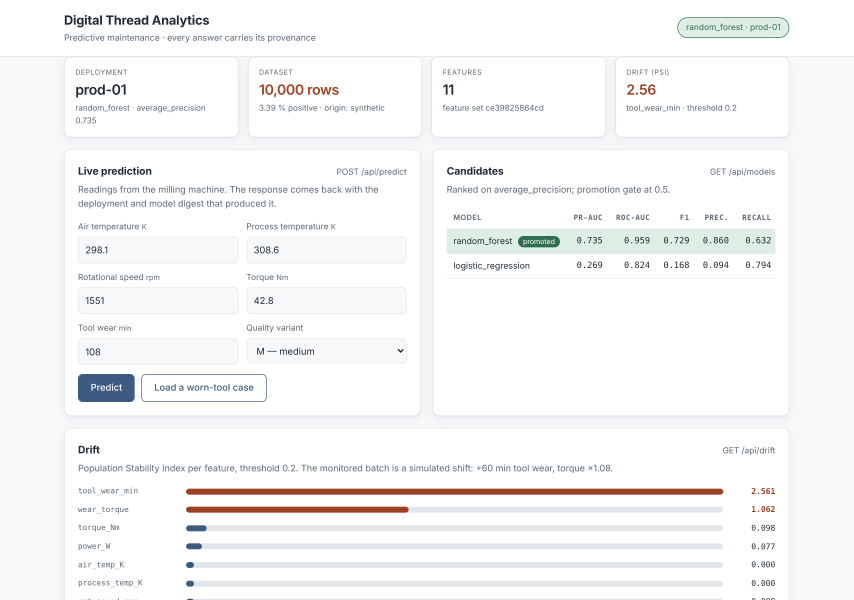
#> input picture submission/2_Diagrams/screenshots/01_dashboard_overview.png, 2560 x 1800 px, found by its file name (shown at 1/3 size)
$ python fig35.py
#> lines starting #> are read from the running program, lines starting #| are printed output that depends on the picture
"""Figure 35: a composite of the running application, from real screenshots."""
import sys
sys.path.insert(0, "/home/claude/report/figsrc")
from figkit import OUT, DPI, INK, MUTED, LINE
from PIL import Image, ImageDraw, ImageFont
import os

SH = "/home/claude/report/screenshots"


def _font(size, bold=False):
    base = "/usr/share/fonts/truetype/dejavu/"
    name = "DejaVuSans-Bold.ttf" if bold else "DejaVuSans.ttf"
    try:
        return ImageFont.truetype(base + name, size)
    except OSError:
        return ImageFont.load_default()


def compose():
    a = Image.open(f"{SH}/01_dashboard_overview.png").convert("RGB")
#> a is the input picture: PIL image 2560x1800 RGB; mean R, G, B 245.9, 246.4, 246.8
    b = Image.open(f"{SH}/02_prediction_with_lineage.png").convert("RGB")
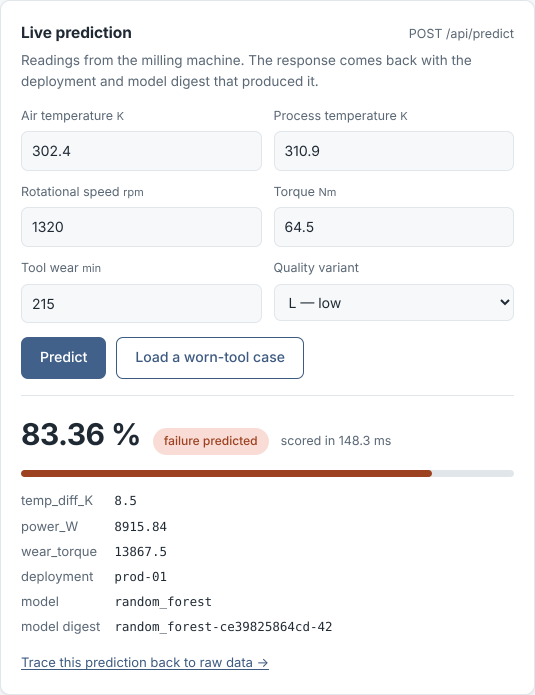
#> input picture submission/2_Diagrams/screenshots/02_prediction_with_lineage.png, 1070 x 1390 px, found by its file name (shown at 1/2 size)
#> b is the input picture: PIL image 1070x1390 RGB; mean R, G, B 245.3, 245.4, 246.3

    W = 2600
    pad, gap, cap = 24, 26, 46
    aw = W - 2 * pad
    a = a.resize((aw, int(a.height * aw / a.width)), Image.LANCZOS)
#> a: PIL image 2552x1794 RGB
    bw = int(aw * 0.62)
    b = b.resize((bw, int(b.height * bw / b.width)), Image.LANCZOS)
#> b: PIL image 1582x2055 RGB

    H = pad + cap + a.height + gap + cap + b.height + pad
#> H = 4015
    canvas = Image.new("RGB", (W, H), "white")
#> canvas: PIL image 2600x4015 RGB; every value is 255
    d = ImageDraw.Draw(canvas)

    y = pad
    d.text((pad, y + 10), "(a)  dashboard: deployment status, candidate comparison and per-feature drift, all read from the ledger at request time",
           font=_font(26), fill=INK)
    y += cap
    canvas.paste(a, (pad, y)); d.rectangle([pad, y, pad + a.width - 1, y + a.height - 1], outline=LINE, width=2)
#> after `canvas.paste(a, (pad, y))`:
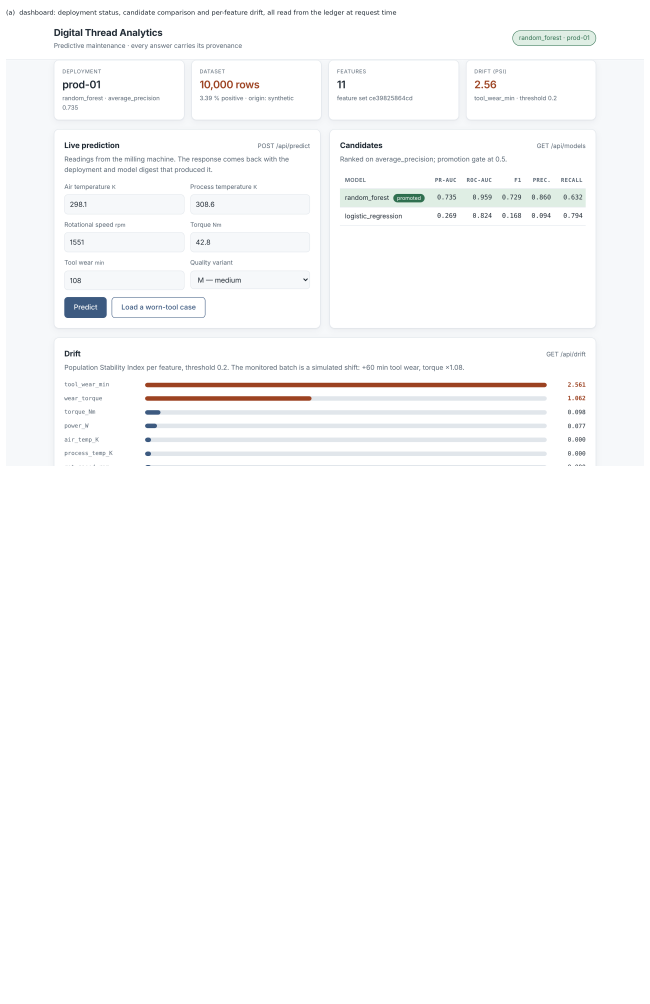
#> canvas: PIL image 2600x4015 RGB (shown at 1/4 size); mean R, G, B 250.8, 251, 251.2
    y += a.height + gap
#> y = 1890

    d.text((pad, y + 10), "(b)  a worn-tool reading scored at 83.36 %, returned with the deployment version and model digest that produced it",
           font=_font(26), fill=INK)
    y += cap
#> y = 1936
    canvas.paste(b, (pad, y)); d.rectangle([pad, y, pad + b.width - 1, y + b.height - 1], outline=LINE, width=2)
#> after `canvas.paste(b, (pad, y))`:
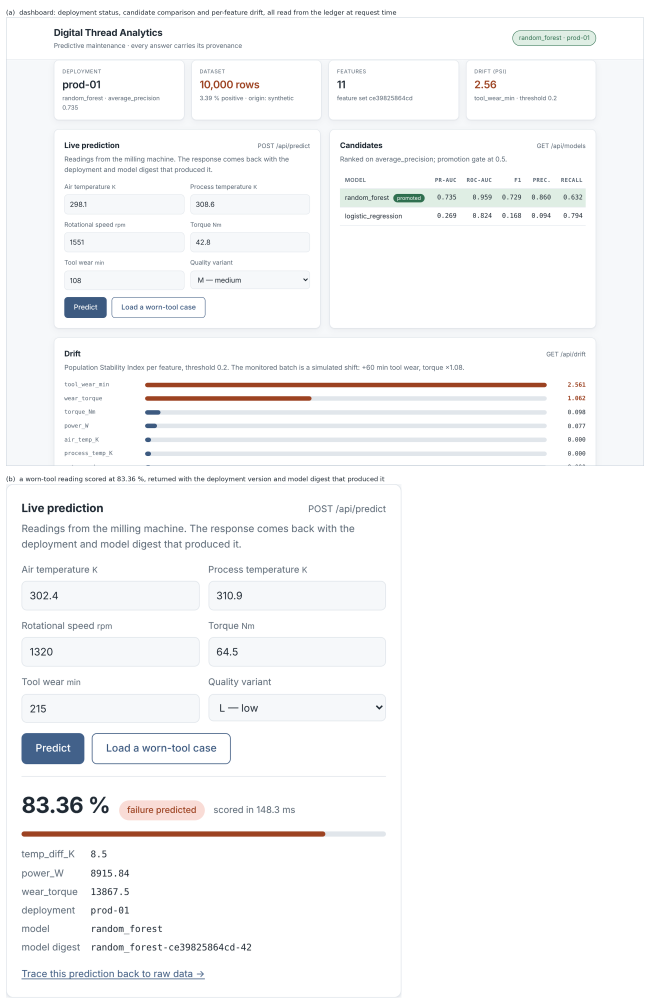
#> canvas: PIL image 2600x4015 RGB (shown at 1/4 size); mean R, G, B 247.5, 247.8, 248.3

    path = os.path.join(OUT, "Fig 35 Prediction Service and Lineage Explorer.png")
    canvas.save(path, dpi=(DPI, DPI))
    print(f"  Fig 35  Prediction Service and Lineage Explorer   ({os.path.getsize(path)/1024:.0f} KB)")
    return path


if __name__ == "__main__":
    compose()
